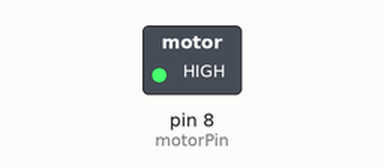
This sketch was run on a simulated Arduino Uno, built with avr-gcc and run on an emulated ATmega328P. Shown: switched loads named in the sketch (green lamp = pin HIGH).

Above: at 1.5 s.
At 4.5 s:
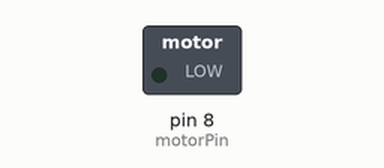
Timing chart, 0 to 7.8 s (numbered marks = the images above):
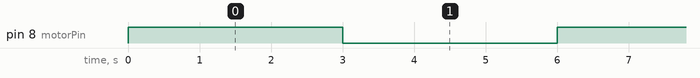

The sketch:

gearmotor.ino
```cpp
int motorPin = 8;

void setup() {
  pinMode(motorPin, OUTPUT);
}

void loop() {
  digitalWrite(motorPin, HIGH);
  delay(3000);

  digitalWrite(motorPin, LOW);
  delay(3000);
}
```

Measured:
- by itself, pin 8 (motorPin): alternates HIGH for 3.0 s and LOW for 3.0 s
